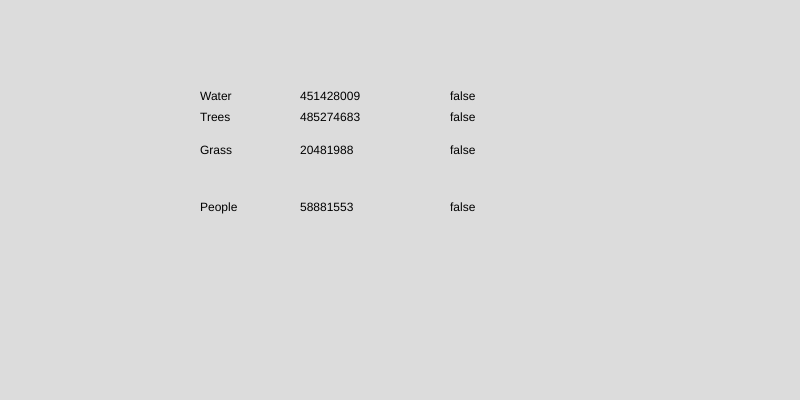
Frame 1 (no input)
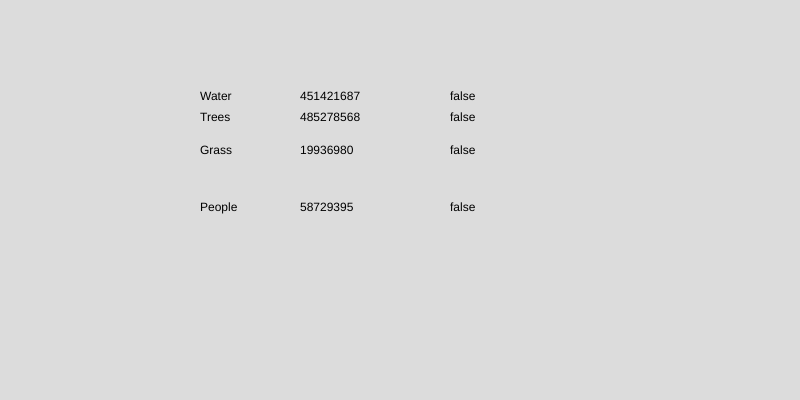
Frame 60 (no input)
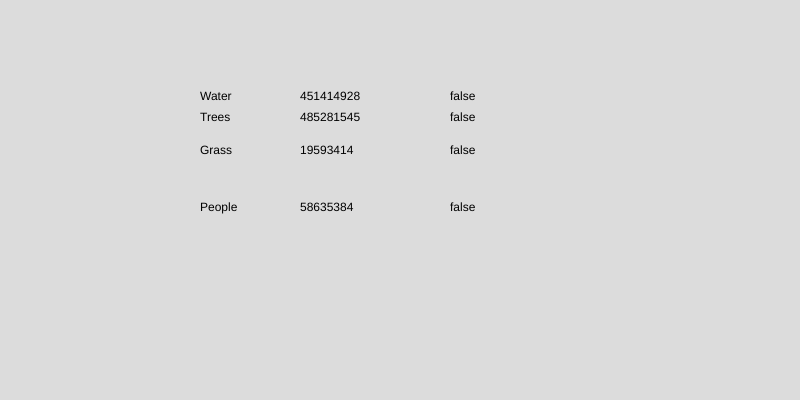
Frame 120 (the mouse pressed at the canvas centre since frame 60)

The p5.js sketch that drew these frames (run headless with seeded random() and noise() and a simulated clock; from frame 60 on, the mouse is pressed at the canvas centre):

// p5.js sketch
// ── sketch.js
// Required variables
let resources = [];
let resourceNames = ["Water", "Trees", "Grass", "People"];
const resourceRandom = 500000000;
let day = new Day();
let width = 800, height = 400;
let daysPassed = 0;
let disease = false;
let dayState = 0;

// Debug variables
const debug = false;
let cycles = 0;
let daySaid = false;

function setup() {
  createCanvas(width, height);
  for (let i = 0; i < resourceNames.length; i++) {
    resources.push(new Resource(resourceNames[i], Math.floor(Math.random() * resourceRandom)));
  }
  
  displayDebug();
}

function draw() {
  background(220);
  let size = resources.length;
  for (let i = 0; i < resources.length; i++) {
    let resource = resourceSearch(i);
    text(resource.name(), width/4, height/size);
    text(resource.amount(), (width/4)+100, height/size);
    text(resource.removed(), (width/4)+250, height/size);
    if (resource.removed())
      text(resource.dayRemoved(), (width/4)+300, height/size);
    size -= 0.7;
  }
  if (!worldDestroyed())
    dayPass();
  
  if (debug) {
    if (daysPassed%50 === 0 && daySaid === false)
      console.log("Day " + daysPassed + " reached within " + cycles + " cycles.");
    daySaid = true;
  }
}

// Displays resources and their amount if the debug variable is enabled.
function displayDebug() {
  if (debug) {
    for (let i = 0; i < resources.length; i++) {
      console.log(resources[i].name() + " | " + resources[i].amount() + " | " + resources[i].removed());
    }
    console.log();
  }
}

// Checks to see if the world has been destroyed
function worldDestroyed() {
  let check = resources.length;
  for (let i = 0; i < resources.length; i++) {
    if (resourceSearch(i).removed())
      check--;
  }
  return check === 0;
}

// Finds a resource within the resources list by name. If none is found,
//  throws an error
function findResource(name) {
  let test = -1;
  name = name.charAt(0).toUpperCase() + name.slice(1);
  for (let i = 0; i < resources.length; i++) {
    if (resources[i].name() === name) {
      test = i;
    }
  }
  if (test === -1) {
    throw new Error("Name of the resource not found: " + name);
  } else {
    return resources[test];
  }
}

// Returns the resource at position a.
//  If a is bigger than resource array, throws an error.
function resourceSearch(a) {
  a = parseInt(a);
  if (a > resources.length)
    throw new Error("The number " + a + " is too big.");
  
  return resources[a];
}

// This is the main function
//  TODO: Look at notes
function dayPass() {
  cycles++;
  if (dayState === 1) {
    daysPassed++;
    dayState = 0;
    if (daySaid && debug)
      daySaid = false;
  }
  if (!day.returnState()) {
    for (let i = 0; i < resources.length; i++) {
      let resource = resourceSearch(i);
      if (resource.name() != "People" && !findResource("People").removed()) {
        resource.changeAmount(-30 - (Math.floor(Math.random() * findResource("People").amount())%260));
      }
      if (findResource("People").removed())
        if (daysPassed % 4 === 0)
          resource.changeAmount(-10);
      if (resource.removed() && resource.dayRemoved() == 0)
        resource.changeDayGone(daysPassed);
    }
  
  removePeople();
  dayState += 0.5;
    day.changeState();
  } else {
    for (let i = 0; i < resources.length; i++) {
      let resource = resourceSearch(i);
      if (resource.name() != "People" && !findResource("People").removed()) {
        resource.changeAmount(-15 - (Math.floor(Math.random() * findResource("People").amount())%100));
        if (findResource("People").removed())
          if (daysPassed % 4 === 0)
            resource.changeAmount(-10);
      if (resource.removed() && resource.dayRemoved() == 0)
        resource.changeDayGone(daysPassed);
      }
    }
    removePeople();
    dayState += 0.5;
    day.changeState();
  }
}
  
// To remove the people resource, this algorithm is used.
function removePeople() {
  let resource1 = findResource("People");
  resource1.changeAmount(-50);
  resource1.changeAmount(Math.floor(Math.random() * 80));
  if (findResource("Water").removed())
    resource1.changeAmount(-(1500 + Math.floor(Math.random() * 40)));
  if (findResource("Trees").removed())
    resource1.changeAmount(-800);
  if (findResource("Grass").removed())
    resource1.changeAmount(-40);
  
  if (disease)
    resource1.changeAmount(-Math.floor(Math.random() * 2300));
  if (resource1.removed() && resource1.dayRemoved() == 0)
        resource1.changeDayGone(daysPassed);
  
  if (!resource1.removed())
    randomEvents();
}

// To simulate life better, with random events.
function randomEvents() {
  let eventPick = Math.floor(Math.random() * 9);
  switch (eventPick) {
    // Mass Murder
    case 1:
      findResource("People").changeAmount(-Math.floor(Math.random() * 1000));
      break;
    // Multiple births
    case 2:
      findResource("People").changeAmount(Math.floor(Math.random() * 600));
      break;
    // Trees planted
    case 3:
      findResource("Trees").changeAmount(Math.floor(Math.random() * 10000));
      break;
    // Forest Fire
    case 4:
      findResource("Trees").changeAmount(-Math.floor(Math.random() * 5000));
      findResource("Grass").changeAmount(-Math.floor(Math.random() * 100000));
      break;
    // Nuke
    case 5:
      findResource("People").changeAmount(-Math.floor(Math.random() * 25000));
      break;
    // Disease
    case 6:
      disease = true;
      break;
    // Removed disease
    case 7:
      disease = false;
      break;
    // Not defined
    default:
      break;
  }
}

// ── day.js
class Day {
  constructor() {
    this.night = false;
  }
  
  state() {
    if (this.night)
      return "Night";
    else
      return "Day";
  }
  
  returnState() {
    return this.night;
  }
  
  changeState() {
    this.night = !this.night;
  }
}
// ── resource.js
class Resource {
  constructor(name, amount) {
    this.resourceName = name;
    this.resourceAmount = amount;
    this.gone = false;
    this.dayGone = 0;
  }
  
  name() {
    return this.resourceName;
  }
  
  amount() {
    return this.resourceAmount;
  }
  
  removed() {
    return this.gone;
  }
  
  dayRemoved() {
    return this.dayGone;
  }
  
  changeDayGone(a) {
    a = parseInt(a);
    this.dayGone = a;
  }
  
  changeAmount(a) {
    a = parseInt(a);
    if (!this.gone)
      this.resourceAmount += a;
    
    if (this.resourceAmount < 0) {
      this.resourceAmount = 0;
      this.gone = true;
    }
  }
}
